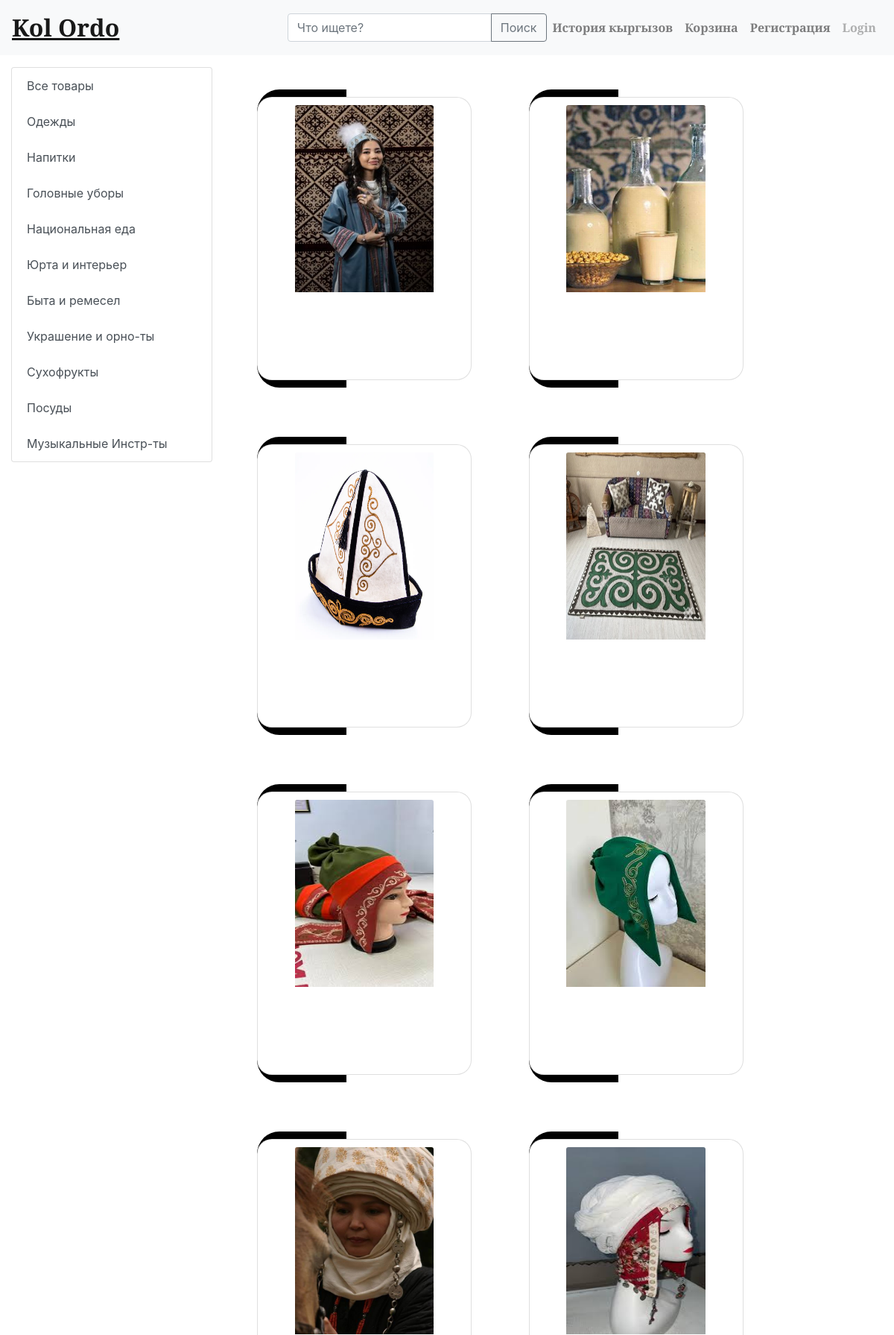
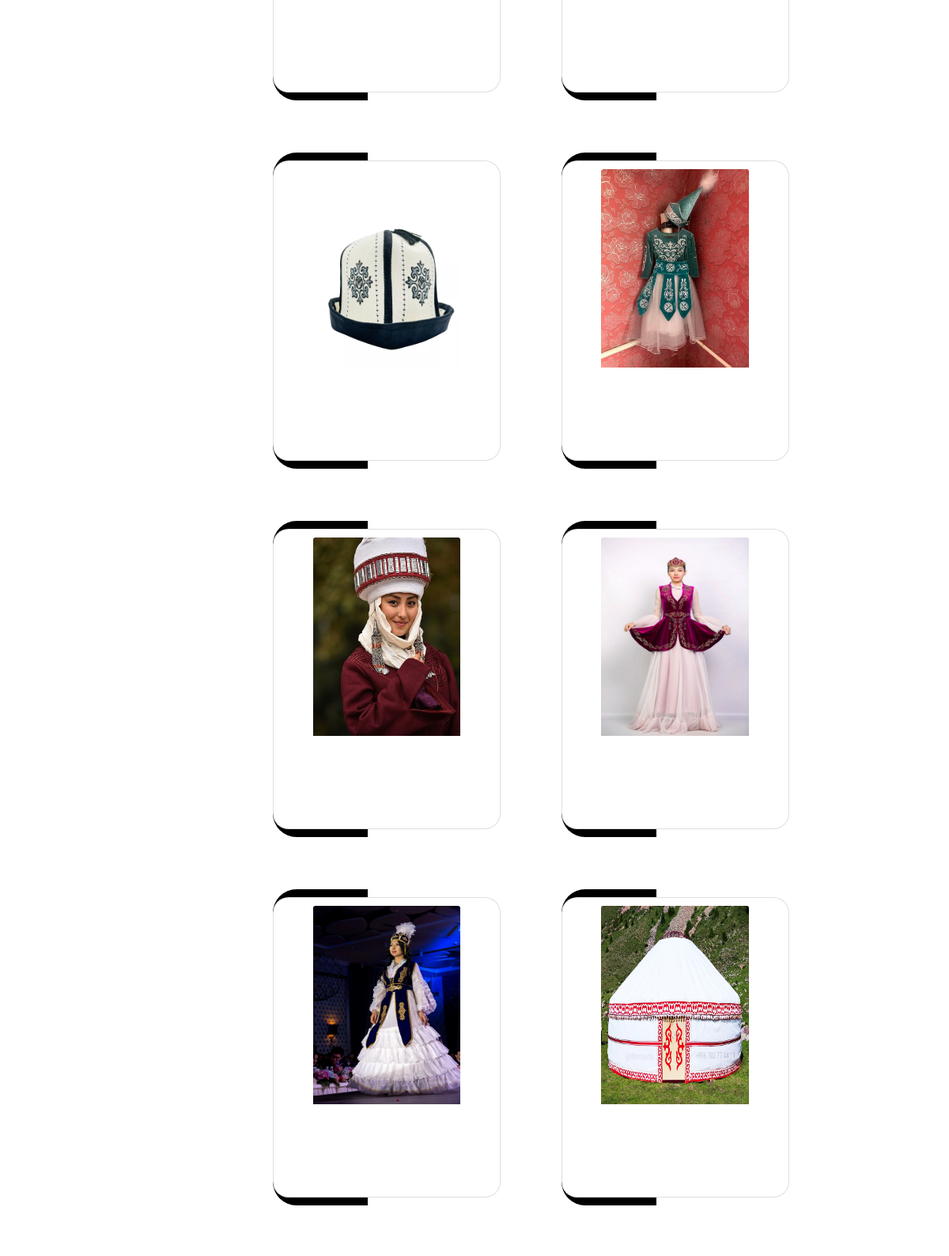
The app's page /store (upper part) with its own data (2 pictures, top to bottom).
### store/models/category.py (models this page shows, shortened)
class Category(models.Model):
    name = models.CharField(max_length=20)
    @staticmethod
    def get_all_categories():
        return Category.objects.all()

### store/models/product.py (models this page shows, shortened)
class Product(models.Model):
    name = models.CharField(max_length=50)
    price = models.IntegerField(default=0)
    category = models.ForeignKey(Category, on_delete=models.CASCADE, default=1)
    description = models.CharField(max_length=200, default='' , null=True , blank=True)
    image = models.ImageField(upload_to='uploads/products/')
    @staticmethod
    def get_all_products():
        return Product.objects.all()

### store/views/home.py (the view)
# urls.py: path('' , include('store.urls'))
def store(request):
    cart = request.session.get('cart')
    if not cart:
        request.session['cart'] = {}
    products = None
    categories = Category.get_all_categories()
    categoryID = request.GET.get('category')
    if categoryID:
        products = Product.get_all_products_by_categoryid(categoryID)
    else:
        products = Product.get_all_products();
    histories = History.objects.all()
    data = {}
    data['products'] = products
    data['categories'] = categories
    data['histories'] = histories
    print('you are : ', request.session.get('email'))
    return render(request, 'index.html', data)

### store/templatetags/cart.py (called while the page is built)
@register.filter(name='is_in_cart')
def is_in_cart(product  , cart):
    keys = cart.keys()
    for id in keys:
        if int(id) == product.id:
            return True
    return False;

### store/templatetags/custom_filter.py (called while the page is built)
@register.filter(name='currency')
def currency(number):
    return str(number) + "сом"

### store/templates/index.html (shortened to what this page needs)
{% extends 'base.html' %}
{% block content %}
{% load cart %}
{% load custom_filter %}
<div class="container-fluid mt-3">
	<div class="row">
		<div class="col-lg-3 mx-auto">
			<div class="list-group">
				<a href="/" class="list-group-item list-group-item-action">Все товары</a>
				{% for category in categories %}
				<a href="/?category={{category.id}}"
					class="list-group-item list-group-item-action">{{category.name}}</a>
				{% endfor %}
			</div>
		</div>
		<div id='products' class="col-lg-9 mx-auto">
			{% for product in products %}
			<div class="cardBox">
				<div class="card" id={{product.id}} style="width: 18rem;">
					<img class="card-img-top" style="width: 70%;height: 70%;"src="{{product.image.url}}" alt="Card image cap">
				</div>
			</div>
			{% endfor %}
		</div>
	</div>
</div>
{% endblock %}

### store/templates/index.html (style rules this page uses)
.cardBox { width: 300px; height: 400px; position: relative; display: inline-flex; place-items: center; overflow: hidden; margin: 30px; border-radius: 30px; }
.card { position: absolute; width: 95%; height: 95%; background:white; border-radius: 20px; z-index: 5; display: inline-block; align-items: center; flex-direction: initial; text-align: center; color: black; overflow: hidden; padding: 10px; cursor: pointer; }
.cardBox::before { content: ""; position: absolute; width: 40%; height: 160%; background: black; background: -webkit-linear-gradient(to right, black); background: linear-gradient(to right,black); animation: glowing01 5s linear infinite; transform-origin: center; animation: glowing 5s linear infinite; }

### records on screen
Category: name "Одежды"
Category: name "Напитки"
Category: name "Головные уборы"
Category: name "Национальная еда"
Category: name "Юрта и интерьер"
Category: name "Быта и ремесел"
Category: name "Украшение и орно-ты"
Category: name "Сухофрукты"
Category: name "Посуды"
Category: name "Музыкальные Инстр-ты"
Product: image (picture)
Product: image (picture)
Product: image (picture)
Product: image (picture)
Product: image (picture)
Product: image (picture)
Product: image (picture)
Product: image (picture)
Product: image (picture)
Product: image (picture)
Product: image (picture)
Product: image (picture)
Product: image (picture)
Product: image (picture)
